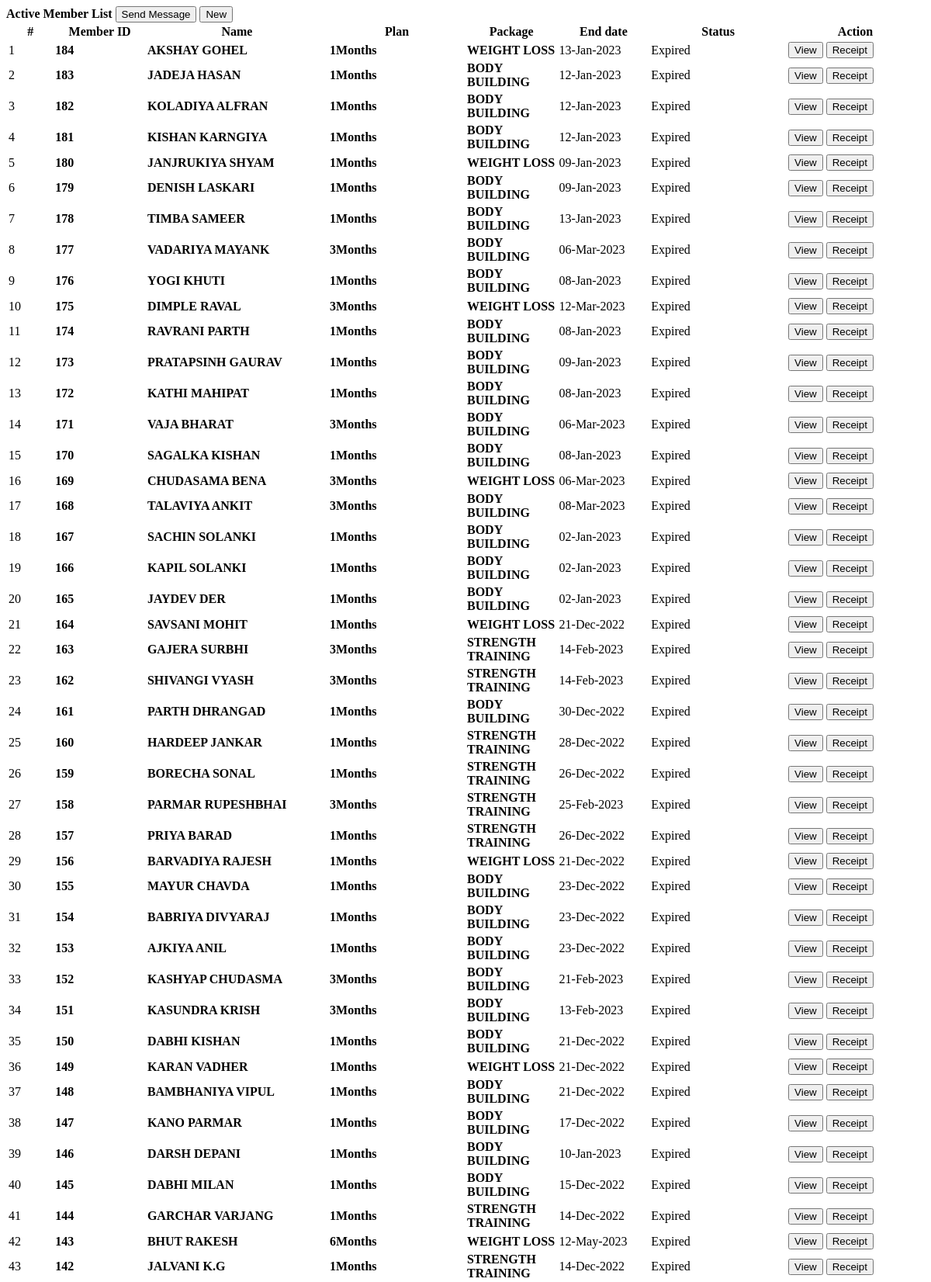
/registered_members.php (upper part), run on the app's committed database.
### tables this page shows
CREATE TABLE `registration_info` (
  `id` int(30) NOT NULL,
  `receipt_id` int(30) NOT NULL,
  `member_id` int(30) NOT NULL,
  `plan_id` int(30) NOT NULL,
  `package_id` int(30) NOT NULL,
  `start_date` date NOT NULL,
  `end_date` date NOT NULL,
  `batch_id` varchar(255) NOT NULL,
  `status` tinyint(1) NOT NULL DEFAULT 1 COMMENT '0=Inactive, 1= Active',
  `date_created` date DEFAULT current_timestamp()
);

CREATE TABLE `plans` (
  `id` int(30) NOT NULL,
  `plan` int(30) NOT NULL,
  `amount` float NOT NULL
);

CREATE TABLE `packages` (
  `id` int(30) NOT NULL,
  `package` varchar(200) NOT NULL,
  `description` text NOT NULL,
  `amount` float NOT NULL
);

### registered_members.php (the view, shortened to what this page needs)
<?php include('db_connect.php'); ?>
<div class="container-fluid">
	<div class="col-lg-12">
		<div class="row">
			<div class="col-md-12">
				<div class="card">
					<div class="card-header">
						<b>Active Member List</b>
						<span class="">
							<button class="btn btn-primary btn-block btn-sm col-sm-2 float-right ml-2 mt-2" type="button" id="send_message">
								<i class="fa fa-paper-plane"></i> Send Message</button>
								<button class="btn btn-primary btn-block btn-sm col-sm-2 float-right" type="button" id="new_member">
								<i class="fa fa-plus"></i> New</button>
						</span>
					</div>
					<div class="card-body">
						<table class="table table-bordered table-condensed table-hover">
							<colgroup>
								<col width="5%">
								<col width="10%">
								<col width="20%">
								<col width="15%">
								<col width="10%">
								<col width="10%">
								<col width="15%">
								<col width="15%">
							</colgroup>
							<thead>
								<tr>
									<th class="text-center">#</th>
									<th class="">Member ID</th>
									<th class="">Name</th>
									<th class="">Plan</th>
									<th class="">Package</th>
									<th class="">End date</th>
									<th class="">Status</th>
									<th class="text-center">Action</th>
								</tr>
							</thead>
							<tbody>
								<?php
								$i = 1;
								$member =  $conn->query("SELECT r.*,p.plan,pp.package,concat(m.lastname,' ',m.firstname,' ',m.middlename) as name,r.member_id from registration_info r inner join members m on m.id = r.member_id inner join plans p on p.id = r.plan_id inner join packages pp on pp.id = r.package_id where r.status = 1 order by r.id desc");
								while ($row = $member->fetch_assoc()) :
								?>
									<tr>
										<td class="text-center"><?php echo $i++ ?></td>
										<td class="">
											<p><b><?php echo $row['member_id'] ?></b></p>
										</td>
										<td class="">
											<p><b><?php echo ucwords($row['name']) ?></b></p>
										</td>
										<td class="">
											<p><b><?php echo $row['plan'] . 'Months' ?></b></p>
										</td>
										<td class="">
											<p><b><?php echo $row['package'] ?></b></p>
										</td>
										<td class="">
											<p><?php echo date("d-M-Y", strtotime($row['end_date'])) ?></p>
										</td>
										<td class="text-center">
  <?php
    $end_date = $row['end_date'];
    $days_remaining = ceil((strtotime($end_date) - time()) / (60 * 60 * 24));
    if ($days_remaining > 0) {
      echo "<span class='badge badge-success'>$days_remaining days remaining</span>";
    } else {
      echo "<span class='badge badge-danger'>Expired</span>";
    }
  ?>
</td>
										<td class="text-center">
											<button class="btn btn-sm btn-outline-primary view_member" type="button" data-id="<?php echo $row['id'] ?>">View</button>
											<button class="btn btn-sm btn-outline-primary view__member" type="button" data-id="<?php echo $row['member_id'] ?>">Receipt</button>
										</td>
									</tr>
								<?php endwhile; ?>
							</tbody>
						</table>
					</div>
				</div>
			</div>
		</div>
	</div>
</div>

### registered_members.php (style rules this page uses)
td { vertical-align: middle !important; }
td p { margin: unset }

### data on the page
registration_info: member "184", name "AKSHAY GOHEL", plan.plan "1", package.package "WEIGHT LOSS", end_date "13-Jan-2023", shows "Expired"
registration_info: member "183", name "JADEJA HASAN", plan.plan "1", package.package "BODY BUILDING", end_date "12-Jan-2023", shows "Expired"
registration_info: member "182", name "KOLADIYA ALFRAN", plan.plan "1", package.package "BODY BUILDING", end_date "12-Jan-2023", shows "Expired"
registration_info: member "181", name "KISHAN KARNGIYA", plan.plan "1", package.package "BODY BUILDING", end_date "12-Jan-2023", shows "Expired"
registration_info: member "180", name "JANJRUKIYA SHYAM", plan.plan "1", package.package "WEIGHT LOSS", end_date "09-Jan-2023", shows "Expired"
registration_info: member "179", name "DENISH LASKARI", plan.plan "1", package.package "BODY BUILDING", end_date "09-Jan-2023", shows "Expired"
registration_info: member "178", name "TIMBA SAMEER", plan.plan "1", package.package "BODY BUILDING", end_date "13-Jan-2023", shows "Expired"
registration_info: member "177", name "VADARIYA MAYANK", plan.plan "3", package.package "BODY BUILDING", end_date "06-Mar-2023", shows "Expired"
registration_info: member "176", name "YOGI KHUTI", plan.plan "1", package.package "BODY BUILDING", end_date "08-Jan-2023", shows "Expired"
registration_info: member "175", name "DIMPLE RAVAL", plan.plan "3", package.package "WEIGHT LOSS", end_date "12-Mar-2023", shows "Expired"
registration_info: member "174", name "RAVRANI PARTH", plan.plan "1", package.package "BODY BUILDING", end_date "08-Jan-2023", shows "Expired"
registration_info: member "173", name "PRATAPSINH GAURAV", plan.plan "1", package.package "BODY BUILDING", end_date "09-Jan-2023", shows "Expired"
registration_info: member "172", name "KATHI MAHIPAT", plan.plan "1", package.package "BODY BUILDING", end_date "08-Jan-2023", shows "Expired"
registration_info: member "171", name "VAJA BHARAT", plan.plan "3", package.package "BODY BUILDING", end_date "06-Mar-2023", shows "Expired"
registration_info: member "170", name "SAGALKA KISHAN", plan.plan "1", package.package "BODY BUILDING", end_date "08-Jan-2023", shows "Expired"
registration_info: member "169", name "CHUDASAMA BENA", plan.plan "3", package.package "WEIGHT LOSS", end_date "06-Mar-2023", shows "Expired"
registration_info: member "168", name "TALAVIYA ANKIT", plan.plan "3", package.package "BODY BUILDING", end_date "08-Mar-2023", shows "Expired"
registration_info: member "167", name "SACHIN SOLANKI", plan.plan "1", package.package "BODY BUILDING", end_date "02-Jan-2023", shows "Expired"
registration_info: member "166", name "KAPIL SOLANKI", plan.plan "1", package.package "BODY BUILDING", end_date "02-Jan-2023", shows "Expired"
registration_info: member "165", name "JAYDEV DER", plan.plan "1", package.package "BODY BUILDING", end_date "02-Jan-2023", shows "Expired"
registration_info: member "164", name "SAVSANI MOHIT", plan.plan "1", package.package "WEIGHT LOSS", end_date "21-Dec-2022", shows "Expired"
registration_info: member "163", name "GAJERA SURBHI", plan.plan "3", package.package "STRENGTH TRAINING", end_date "14-Feb-2023", shows "Expired"
registration_info: member "162", name "SHIVANGI VYASH", plan.plan "3", package.package "STRENGTH TRAINING", end_date "14-Feb-2023", shows "Expired"
registration_info: member "161", name "PARTH DHRANGAD", plan.plan "1", package.package "BODY BUILDING", end_date "30-Dec-2022", shows "Expired"
registration_info: member "160", name "HARDEEP JANKAR", plan.plan "1", package.package "STRENGTH TRAINING", end_date "28-Dec-2022", shows "Expired"
registration_info: member "159", name "BORECHA SONAL", plan.plan "1", package.package "STRENGTH TRAINING", end_date "26-Dec-2022", shows "Expired"
registration_info: member "158", name "PARMAR RUPESHBHAI", plan.plan "3", package.package "STRENGTH TRAINING", end_date "25-Feb-2023", shows "Expired"
registration_info: member "157", name "PRIYA BARAD", plan.plan "1", package.package "STRENGTH TRAINING", end_date "26-Dec-2022", shows "Expired"
registration_info: member "156", name "BARVADIYA RAJESH", plan.plan "1", package.package "WEIGHT LOSS", end_date "21-Dec-2022", shows "Expired"
registration_info: member "155", name "MAYUR CHAVDA", plan.plan "1", package.package "BODY BUILDING", end_date "23-Dec-2022", shows "Expired"
registration_info: member "154", name "BABRIYA DIVYARAJ", plan.plan "1", package.package "BODY BUILDING", end_date "23-Dec-2022", shows "Expired"
registration_info: member "153", name "AJKIYA ANIL", plan.plan "1", package.package "BODY BUILDING", end_date "23-Dec-2022", shows "Expired"
registration_info: member "152", name "KASHYAP CHUDASMA", plan.plan "3", package.package "BODY BUILDING", end_date "21-Feb-2023", shows "Expired"
registration_info: member "151", name "KASUNDRA KRISH", plan.plan "3", package.package "BODY BUILDING", end_date "13-Feb-2023", shows "Expired"
registration_info: member "150", name "DABHI KISHAN", plan.plan "1", package.package "BODY BUILDING", end_date "21-Dec-2022", shows "Expired"
registration_info: member "149", name "KARAN VADHER", plan.plan "1", package.package "WEIGHT LOSS", end_date "21-Dec-2022", shows "Expired"
registration_info: member "148", name "BAMBHANIYA VIPUL", plan.plan "1", package.package "BODY BUILDING", end_date "21-Dec-2022", shows "Expired"
registration_info: member "147", name "KANO PARMAR", plan.plan "1", package.package "BODY BUILDING", end_date "17-Dec-2022", shows "Expired"
registration_info: member "146", name "DARSH DEPANI", plan.plan "1", package.package "BODY BUILDING", end_date "10-Jan-2023", shows "Expired"
registration_info: member "145", name "DABHI MILAN", plan.plan "1", package.package "BODY BUILDING", end_date "15-Dec-2022", shows "Expired"
registration_info: member "144", name "GARCHAR VARJANG", plan.plan "1", package.package "STRENGTH TRAINING", end_date "14-Dec-2022", shows "Expired"
registration_info: member "143", name "BHUT RAKESH", plan.plan "6", package.package "WEIGHT LOSS", end_date "12-May-2023", shows "Expired"
registration_info: member "142", name "JALVANI K.G", plan.plan "1", package.package "STRENGTH TRAINING", end_date "14-Dec-2022", shows "Expired"
